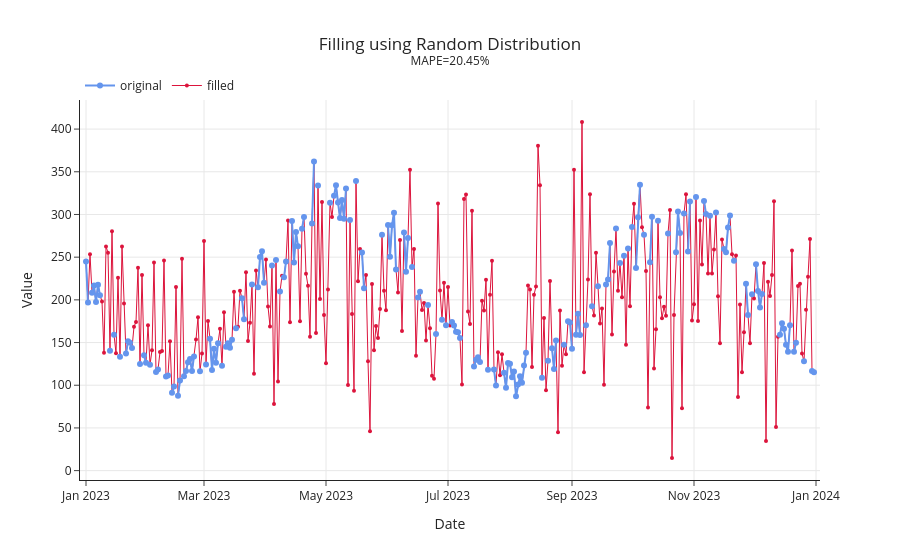

Notebook code for this chart:
### Code cell
### Plot data ----
score_random: float = mape(data_random[["Value"]], data_random[["Fill"]]) * 100
plot_data(
    data=data_random,
    date_col="Date",
    missing_col="Missing",
    fill_col="Fill",
    title="Filling using Random Distribution",
    subtitle=f"MAPE={score_random:.2f}%",
    output_file="./images/01_filling_using_random_distribution.html",
)

### Figure 1 — Plotly figure (JSON) as saved in the notebook; plotly's stock layout.template omitted (floating-point values rounded to 4 significant figures; data arrays with more than 128 entries replaced by an {"elided": "..."} marker saying what was removed)
{"data": [{"hovertemplate": "<extra></extra>", "legendgroup": "", "line": {"color": "#1F77B4", "dash": "solid"}, "marker": {"symbol": "circle"}, "mode": "lines", "name": "", "orientation": "v", "showlegend": false, "type": "scatter", "xaxis": "x", "yaxis": "y"}, {"line": {"color": "crimson", "width": 1}, "marker": {"size": 4}, "mode": "lines+markers", "name": "filled", "type": "scatter", "x": {"elided": "365 str values"}, "y": {"elided": "365 float values"}}, {"line": {"color": "cornflowerblue"}, "mode": "lines+markers", "name": "original", "type": "scatter", "x": {"elided": "365 str values"}, "y": {"elided": "365 float values"}}], "layout": {"legend": {"orientation": "h", "tracegroupgap": 0, "traceorder": "reversed", "x": 0, "xanchor": "left", "y": 1, "yanchor": "bottom"}, "title": {"text": "Filling using Random Distribution<br><sup>MAPE=20.45%</sup>", "x": 0.5, "xanchor": "center", "yanchor": "top"}, "xaxis": {"anchor": "y", "domain": [0, 1], "range": ["2022-12-29T00:00:00", "2024-01-03T00:00:00"], "title": {"text": "Date"}}, "yaxis": {"anchor": "x", "domain": [0, 1], "title": {"text": "Value"}}}}
